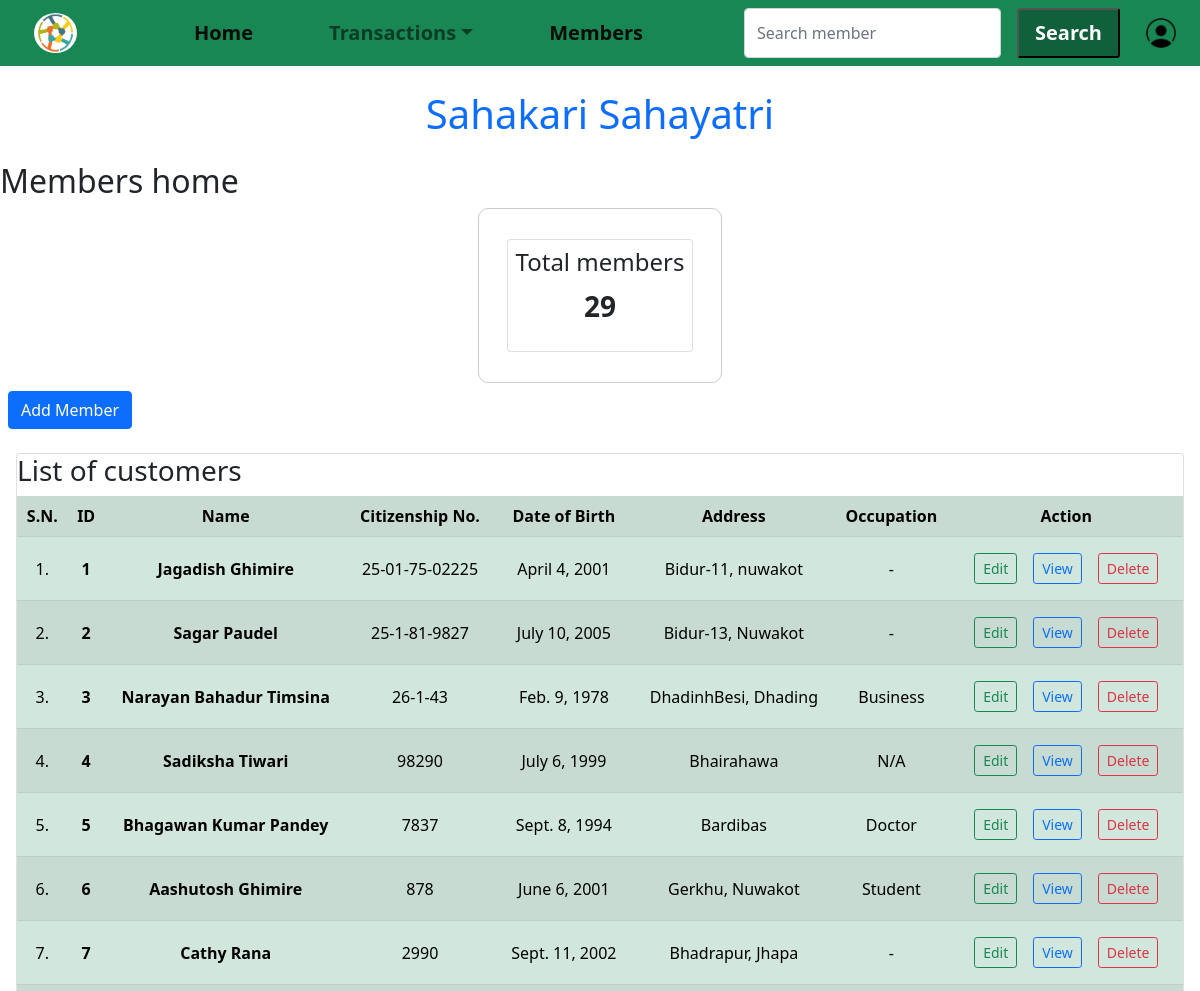
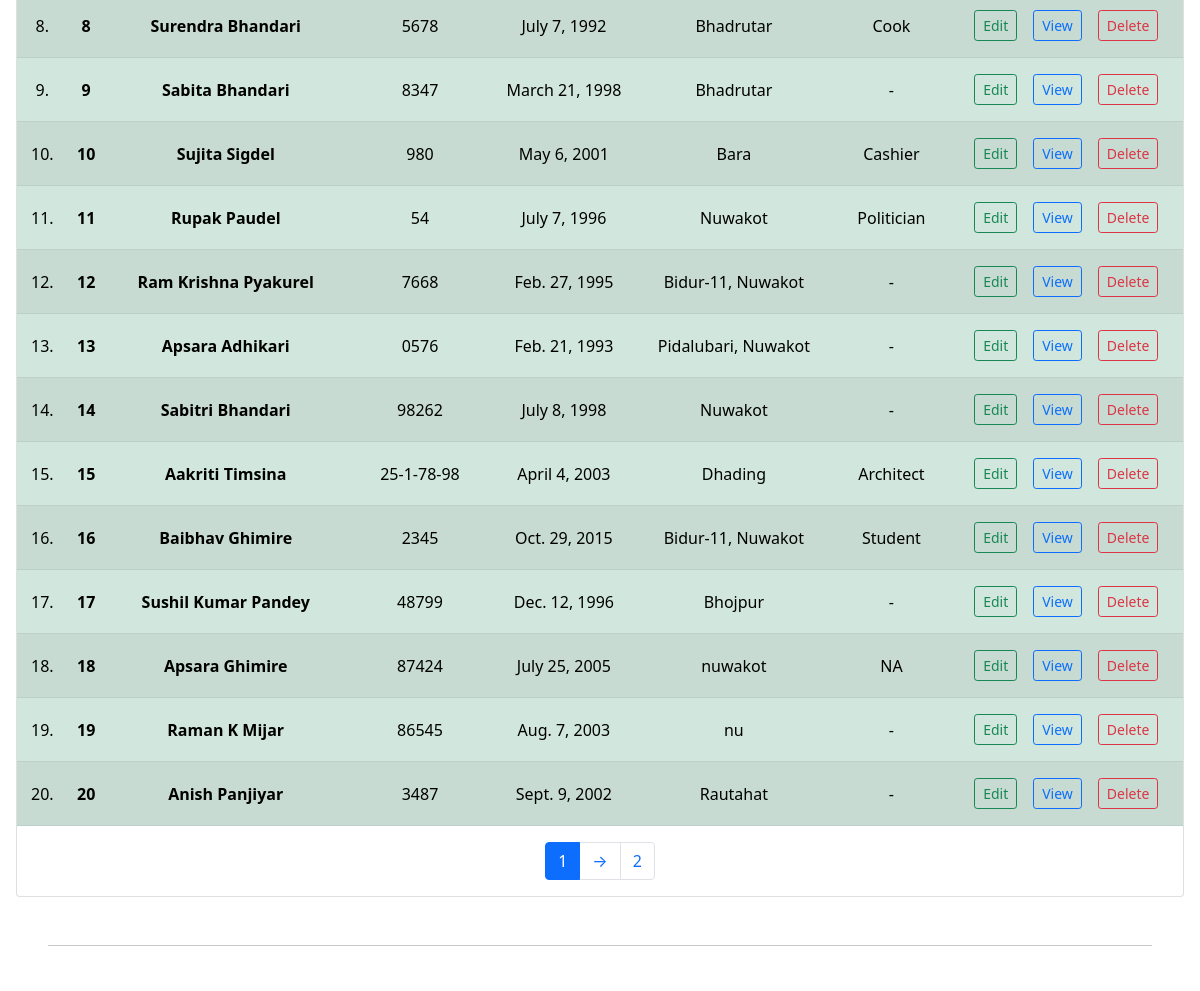
The app's page /member/ (signed in, upper part), older data (2 pictures, top to bottom).
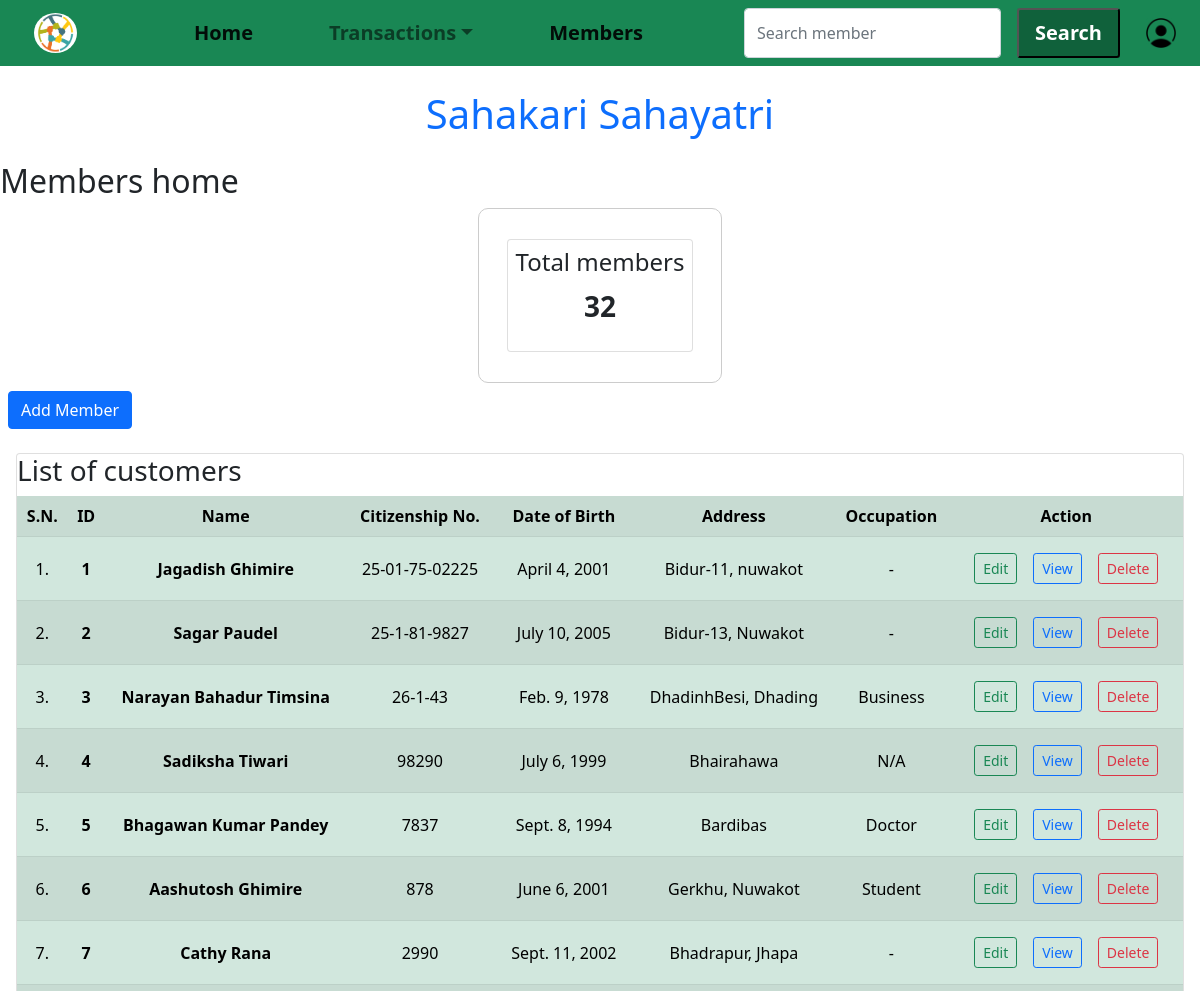
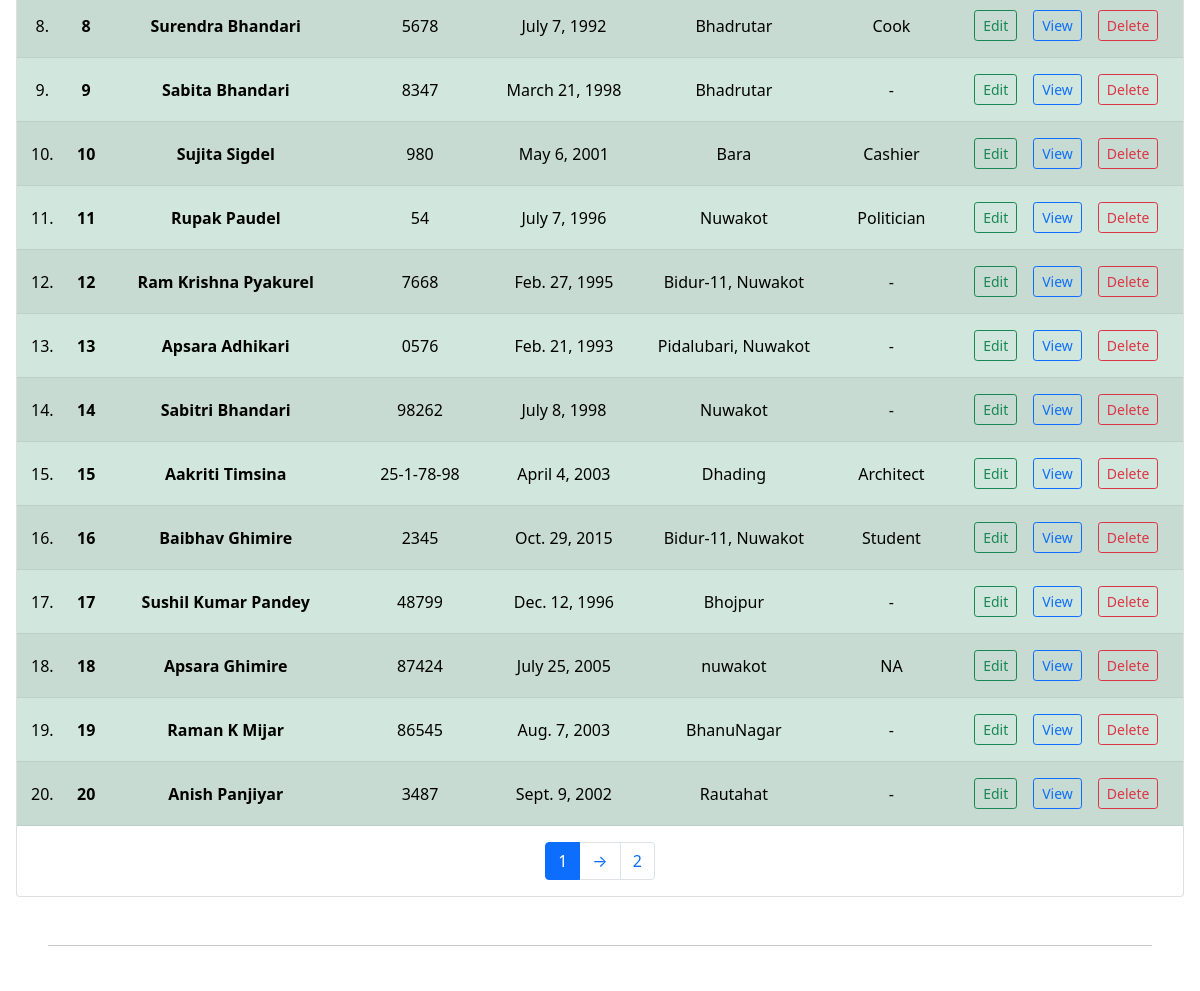
The same page, newer data (2 pictures, top to bottom).
### customer/models.py (models this page shows, shortened)
class Member(models.Model):
    user = models.OneToOneField(User, on_delete=models.CASCADE, related_name='member_profile')
    member_id = models.IntegerField(unique=True, primary_key=True)
    first_name = models.CharField(max_length=30, blank=False)
    middle_name = models.CharField(max_length=30, blank=True)
    last_name = models.CharField(max_length=30, blank=False)
    email = models.EmailField(blank=True, null=True)
    phone_number = models.CharField(max_length=15, unique=True, blank=True)
    address = models.TextField(blank=False)
    date_of_birth = models.DateField(blank=True, null=True)
    citizenship_number = models.CharField(max_length=20, unique=True, blank=False)
    occupation = models.CharField(max_length=100, blank=True)
    date_joined = models.DateField(null=True, blank=True)
    name = models.CharField(max_length=100, blank=False, editable=False)
    class Meta:
        ordering = ['member_id']  # Ascending order

### customer/views.py (the view)
# urls.py: path('member/', customer.member_home, name='customer_home'),
@login_required(login_url='loginpage')
def member_home(request ):
    if request.user.is_staff or request.user.is_superuser:
        customers = Member.objects.all()
        paginator = Paginator(customers,20)
        page_number = request.GET.get('page')
        page_obj = paginator.get_page(page_number)
        return render(request, 'customer_home.html', {'customers': customers, 'page_obj': page_obj})
    else:
        messages.error(request, "You're not allowed to enter this page.")
        return redirect('user_home')

### customer/templates/customer_home.html (shortened to what this page needs)
{% extends "base.html" %}
{% load static %}
{% block content %}
<h2>Members home</h2>
<div class="container loan-card text-center">
    <div class="card p-2 m-3">
        <h4>Total members</h4>
        {% if customers %}
            <p class="text-center fs-3 fw-bold">{{ customers|length }}</p>
        {% else %}
            <p class="text-center fs-3 fw-bold">0 members</p>
        {% endif %}
    </div>
</div>
<button id="openFormBtn" class="btn btn-primary m-2 btn-md">Add Member</button>
<div class="card m-3">
    <h3>List of customers</h3>
    <div class="table-responsive">
        <table class="table table-striped table-responsive table-hover table-success">
            <tr class="align-middle text-center">
                <th>S.N.</th>
                <th>ID</th>
                <th>Name</th>
                <th>Citizenship No.</th>
                <th>Date of Birth</th>
                <th>Address</th>
                <th>Occupation</th>
                <th>Action</th>
            </tr>
            {% if customers %}
                {% for customer in page_obj %}
                    <tr class="align-middle text-center">
                        <td>{{ forloop.counter|add:page_obj.start_index|add:"-1" }}.</td>
                        <td><a href="{% url 'customer_details' customer.member_id %}" class="text-decoration-none text-black fw-bold">{{ customer.member_id }}</a></td>
                        <td><a href="{% url 'customer_details' customer.member_id %}" class="text-decoration-none text-black fw-bold">{{ customer.name }}</a></td>
                        <td>{{ customer.citizenship_number }}</td>
                        <td>{{ customer.date_of_birth }}</td>
                        <td>{{ customer.address }}</td>
                        <td>{{ customer.occupation|default:"-" }}</td>
                        <td class="d-flex justify-content-center align-items-center">
                            <form method="GET" action="{% url 'customer_update' customer.member_id %}">
                                <button class="btn btn-sm btn-outline-success m-2" type="submit">Edit</button>
                            </form>
                            <form method="GET" action="{% url 'customer_details' customer.member_id %}">
                                <button class="btn btn-sm btn-outline-primary m-2" type="submit">View</button>
                            </form>
                            <form id="delete-form-{{ customer.member_id }}" method="POST" action="{% url 'customer_delete' customer.member_id %}">
                            <button
                                type="button"
                                class="btn btn-sm btn-outline-danger m-2"
                                onclick="confirmDelete('{{ customer.name }}', '{{ customer.member_id }}')">
                                Delete
                            </button>
                        </form>
                        </td>
                    </tr>
                {% endfor %}
            {% else %}
                <tr class="align-middle text-center">
                    <td colspan="8">No customers found.</td>
                </tr>
            {% endif %}
        </table>
    </div>
    <nav aria-label="Page navigation">
        <ul class="pagination justify-content-center">
            <li class="page-item active">
                <span class="page-link">{{ page_obj.number }}</span>
            </li>
            {% if page_obj.has_next %}
                <li class="page-item">
                    <a class="page-link" href="?page={{ page_obj.next_page_number }}">&rarr;</a>
                </li>
            {% endif %}
            {% if page_obj.paginator.num_pages > 1 %}
                <li class="page-item">
                    <a class="page-link" href="?page={{ page_obj.paginator.num_pages }}">{{ page_obj.paginator.num_pages }}</a>
                </li>
            {% endif %}
        </ul>
    </nav>
</div>
{% endblock content %}

Row changes from the older to the newer data that the page shows:
changed Member "Raman K Mijar": address "nu" → "BhanuNagar"
Text that changed along with them:
{{ customers|length }}: "29" → "32"
